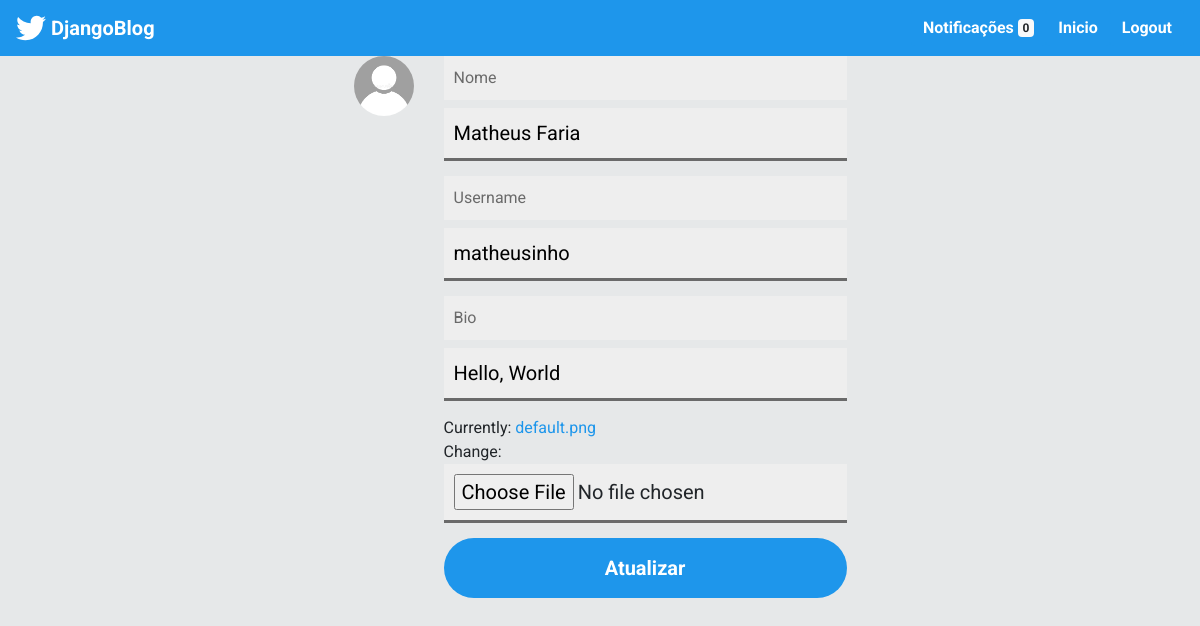
/editar/ (signed in), run on an earlier commit of the app's database.
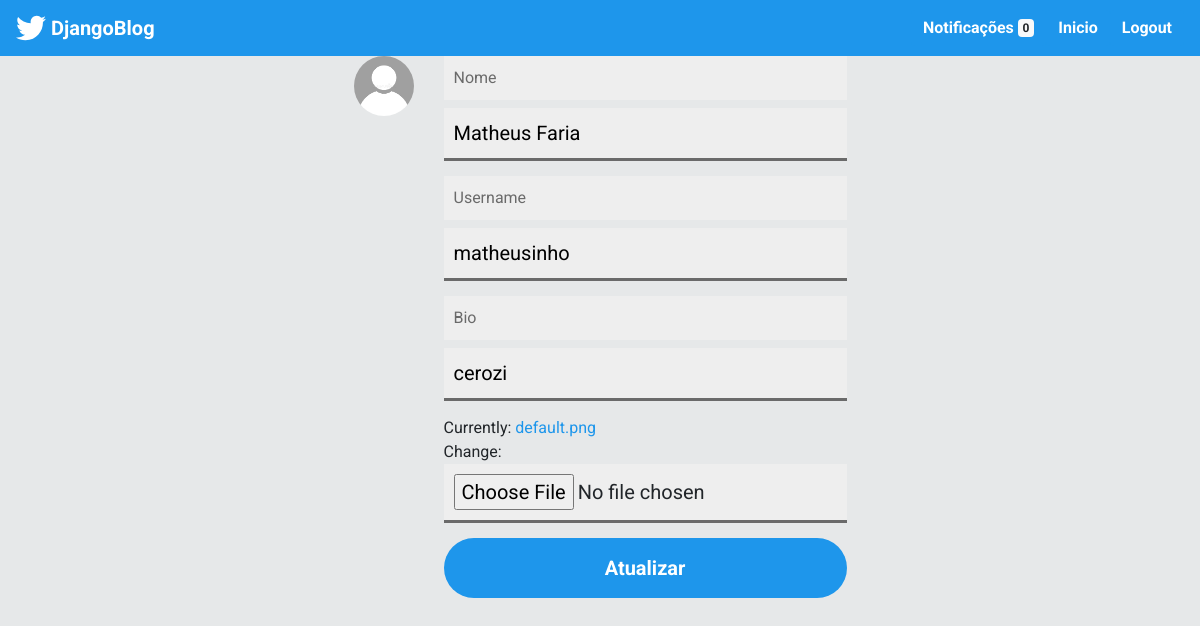
And on a later commit of the database.
### profileapp/models.py (models this page shows, shortened)
class Perfil(models.Model):
    SEXO_CHOICES = (
        ('M', 'Masculino'),
        ('F', 'Feminino'),
    )
    nome = models.CharField(max_length=255, null=True)
    telefone = models.CharField(max_length=12, null=True)
    sexo = models.CharField(max_length=1, choices=SEXO_CHOICES, null=True)
    email = models.EmailField(null=True)
    created = models.DateTimeField(auto_now_add=True, null=True)
    following = models.ManyToManyField(User, related_name='following', blank=True)
    bio = models.CharField(max_length=100, default='Hello, World')
    foto = models.ImageField(default='default.png')
    usuario = models.OneToOneField(User, on_delete=models.CASCADE)
    class Meta:
        ordering = ['-created']

### profileapp/views.py (the view, shortened to what this page needs)
# urls.py: path('editar/', editarPerfil, name='editar-perfil'),
@login_required(login_url='login')
def editarPerfil(request):
    u_form = UserUpdate(instance=request.user)
    p_form = PerfilUpdate(instance=request.user.perfil)
    context = {
        'u_form': u_form,
        'p_form': p_form,
    }
    return render(request, 'profileapp/editar-perfil.html', context=context)

### profileapp/forms.py
class UserUpdate(ModelForm):
    class Meta:
        model = User
        fields = ['first_name', 'username']

class PerfilUpdate(ModelForm):
    class Meta:
        model = Perfil
        fields = ['bio', 'foto']

### notifications/templatetags/user_notifications_tag.py (called while the page is built)
@register.simple_tag
def return_notifications_count(user, *args, **kwargs):
    return Notifications.objects.filter(to_user=user, user_has_seen=False).count()

### profileapp/templates/profileapp/editar-perfil.html (shortened to what this page needs)
{% extends 'base_templates/layout.html' %}
{% block content %}
    <div id="main" class="container-fluid d-flex">
        <div class="">
            <div id="inputTweetArea" class="tweet-wrap2">
                <div class="d-flex">
                    <div class="col-xs">
                        <img src="{{ request.user.perfil.foto.url }}" alt="" class="avator">
                    </div>
                    <form class="col pr-0" method="post" enctype="multipart/form-data">
                        <div class="input-wrapper">
                            <label>Nome</label>
                            {{ u_form.first_name }}
                        </div>
                        <div class="input-wrapper">
                            <label for="user-name-id">Username</label>
                            {{ u_form.username }}
                        </div>
                        <div class="input-wrapper">
                            <label>Bio</label>
                            {{ p_form.bio }}
                        </div>
                        <div class="input-wrapper">
                            {{ p_form.foto }}
                        </div>
                        <button class="twitter-btn">Atualizar</button>
                    </form>
                </div>
            </div>
        </div>
    </div>
{% endblock content %}

What changed in the data, as far as the page shows it:
changed Perfil: bio "Hello, World" → "cerozi"
